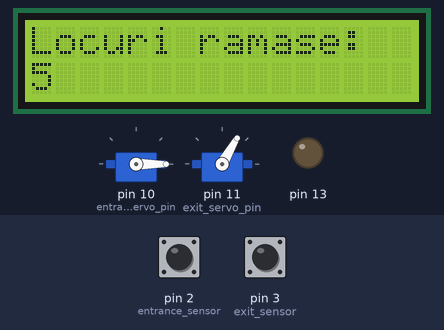
The sketch below on a simulated Arduino Uno, built with avr-gcc and run on an emulated ATmega328P. Parts: 16×2 character LCD, 2 × servo, output pins drawn as LEDs (lit = HIGH). Inputs (shaded band) come from the test bench; at power-on: pin 3 (exit_sensor) LOW, pin 2 (entrance_sensor) LOW. What the sketch prints to the serial monitor is not drawn.

Above: at 2.2 s.
2.3 s: pin 3 (exit_sensor) pulsed HIGH 2 times (0.12 s each, 0.3 s apart)
At 2.47 s:
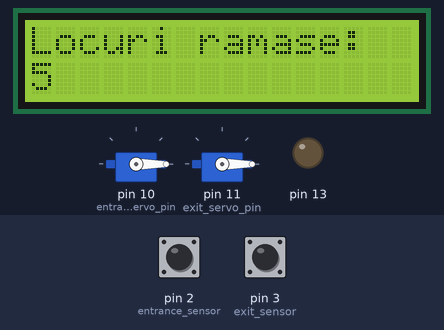
At 2.9 s:
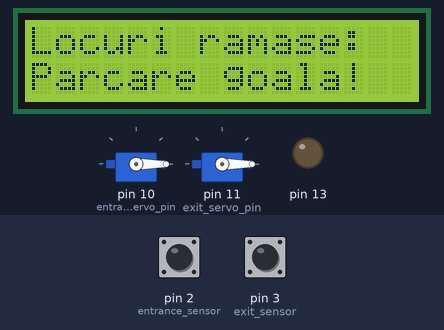
4.4 s: pin 2 (entrance_sensor) pulsed HIGH 2 times (0.12 s each, 0.3 s apart)
At 5.5 s:
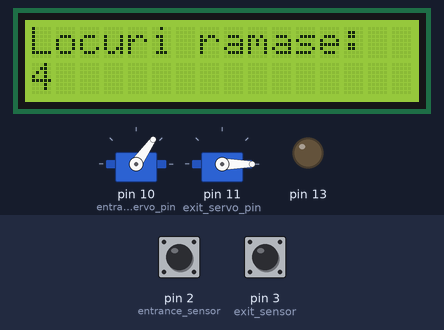
Timing chart, 0 to 7.4 s (numbered marks = the images above; inputs shaded):
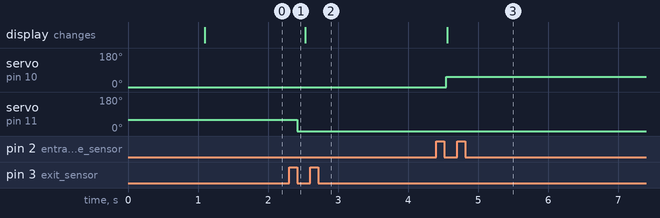

The sketch:

MEA_Arduino.ino
```cpp
#include <Wire.h>
#include <LiquidCrystal_I2C.h>
#include <Servo.h>

#define MAX_SEATS 5
LiquidCrystal_I2C lcd(0x27,16,2); //adresa LCD la 0x27 pt 16 char si 2 lini

#define MAX_OPEN_DURATION 5000
#define UPDATE_INTERVAL 100

Servo entrance_servo, exit_servo;
const int entrance_servo_pin = 10;
const int exit_servo_pin = 11;

int entrance_timer = 0;
int exit_timer = 0;


const int entrance_sensor = 2;
const int exit_sensor = 3;

//const int led_entrance = 4;
//const int led_exit = 5;

int remaining_seats = MAX_SEATS; //nr total de locuri
int val_entrance = 0;
int val_exit = 0;

int changed_val = 0;

void setup()
{
  Serial.begin(9600);

  pinMode(exit_sensor, INPUT);
  pinMode(entrance_sensor,INPUT);
  pinMode(13, OUTPUT);
  lcd.init(); // initializare lcd
  lcd.backlight();  //open backlight
  lcd.setCursor(5,0);
  lcd.print("PARCARE");
  lcd.setCursor(4,1);
  lcd.print("AUTOMATA");


  entrance_servo.attach(entrance_servo_pin);
  exit_servo.attach(exit_servo_pin);
  entrance_servo.write(0);
  exit_servo.write(60);

  //pinMode(led_entrance, OUTPUT);
  //pinMode(led_exit, OUTPUT);
  //digitalWrite(led_entrance, LOW);
  //digitalWrite(led_exit, LOW);

  delay(1000);
  attachInterrupt(digitalPinToInterrupt(entrance_sensor), enters, FALLING);
  attachInterrupt(digitalPinToInterrupt(exit_sensor), exits, FALLING);

  lcd.clear();
  lcd.print("Locuri ramase:");
  lcd.setCursor(0, 1);
  lcd.print(remaining_seats);
}
void enters()
{
  // acționează motorul și decrementează/incrementează doar dacă deja este coborâtă bariera

  if(entrance_timer == 0 && remaining_seats != 0)
  {
    //digitalWrite(led_entrance, HIGH);
    noInterrupts();
    entrance_servo.write(55);
    interrupts();

    //delay(2000);
    if(remaining_seats > 0)
    {
      remaining_seats--;
    }
    changed_val = 1;
  }
  //resetez timer-ul
  entrance_timer = MAX_OPEN_DURATION/UPDATE_INTERVAL;
}

void exits(){

  if(exit_timer == 0)
  {
    //digitalWrite(led_exit, HIGH);
    noInterrupts();
    exit_servo.write(0);
    interrupts();

    //delay(2000);
    if(remaining_seats < 5)
    {
      remaining_seats++;
    }
    changed_val = 1;
  }
  //resetez timer-ul
  exit_timer = MAX_OPEN_DURATION/UPDATE_INTERVAL;
}

void clear_bottom_row(){
  lcd.setCursor(0,1);
  for(int i=0; i<16; i++){
    lcd.print(' ');
  }
}
void loop() {

  Serial.print("entrance timer: ");
  Serial.print(entrance_timer);
  Serial.print(" | exit timer: ");
  Serial.println(exit_timer);

  if(changed_val)
  {
    clear_bottom_row();
    lcd.setCursor(0, 1);
    if(remaining_seats == 0){
      lcd.print("Parcare plina!");
    }
    else if(remaining_seats == MAX_SEATS){
      lcd.print("Parcare goala!");
    }
    else{
      lcd.print(remaining_seats);
    }
    changed_val = 0;
  }

  // cei doi senzori au semnalele invers: când detectează un obiect, au 0, și în rest 1
  if(entrance_timer == 0)
  {
    //Serial.println("returning entrance servo");
    entrance_servo.write(0);
    //digitalWrite(led_entrance, LOW);
  }
  else if((entrance_timer > 0) && digitalRead(entrance_sensor) ){
    entrance_timer--;
  }


  if(exit_timer == 0)
  {
    //Serial.println("returning exit servo");
    exit_servo.write(60);
    //digitalWrite(led_exit, LOW);
  }
  else if((exit_timer > 0)  && digitalRead(exit_sensor) ){
    exit_timer--;
  }
  delay(UPDATE_INTERVAL);
}
```

Measured:
- after the input at 2.3 s, servo on pin 11 (exit_servo_pin): 60° → 0° after 0.12 s
- after the input at 4.4 s, servo on pin 10 (entrance_servo_pin): 0° → 55° after 0.14 s; the display: changes after 0.16 s (image 3)
